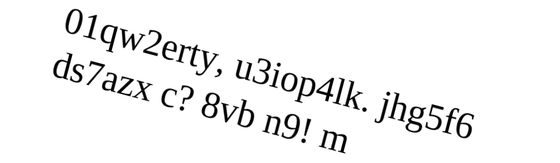
#> input picture LAB_09/CODE/zad2/serif2_to_repair.png, 560 x 163 px, shrunk from 910 x 264 before the run; its folder holds 5 pictures in this run
$ python zad2_multi_font.py
#> lines starting #> are read from the running program, lines starting #| are printed output that depends on the picture; after the words box and inside, x2 and y2 are one past the last pixel; in counts of white or black regions, pixels touching at a corner belong together; long printed decimals are rounded
### LAB_09/CODE/zad2/angle.py
import numpy as np
import cv2
import math
from scipy import ndimage


def repair_image(filename):
#> called with filename = 'serif2_to_repair.png'
    img_before = cv2.imread(filename)
#> img_before is the input picture: shape (163, 560, 3); min 0, max 255, mean 242
    img_before = cv2.bitwise_not(img_before)
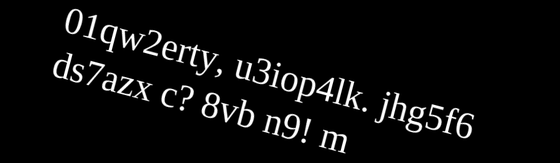
#> img_before: shape (163, 560, 3); min 0, max 255, mean 13
    # cv2.imshow("Before", img_before)
    # key = cv2.waitKey(0)
    img_gray = cv2.cvtColor(img_before, cv2.COLOR_BGR2GRAY)
    img_edges = cv2.Canny(img_gray, 100, 100, apertureSize=3)
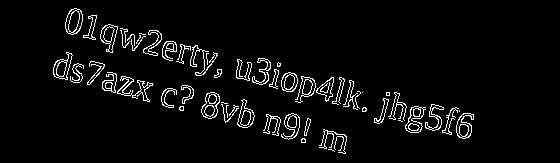
#> img_edges: shape (163, 560); 4.4% white in thin lines or dots, all inside (x1, y1, x2, y2) = (53, 8, 474, 154)
    lines = cv2.HoughLinesP(img_edges, 1, math.pi / 180.0, 100, minLineLength=20, maxLineGap=5)
#> lines = 16 rows, first 6: [389, 118, 434, 130], [421, 124, 468, 137], [236, 77, 262, 84], [163, 57, 183, 63], [157, 38, 207, 51], [345, 103, 366, 108]
    angles = []
    for [[x1, y1, x2, y2]] in lines:
        # cv2.line(img_before, (x1, y1), (x2, y2), (255, 0, 0), 3)
        angle = math.degrees(math.atan2(y2 - y1, x2 - x1))
        angles.append(angle)
#> this loop made 16 passes
#> (x1, y1, x2, y2, angle) on passes 1 to 12: (389, 118, 434, 130, 14.93), (421, 124, 468, 137, 15.46), (236, 77, 262, 84, 15.07), (163, 57, 183, 63, 16.7), (157, 38, 207, 51, 14.57), (345, 103, 366, 108, 13.39), (384, 101, 439, 116, 15.26), (236, 74, 311, 94, 14.93), (243, 78, 269, 85, 15.07), (103, 89, 148, 101, 14.93), (189, 46, 217, 53, 14.04), (323, 129, 345, 135, 15.26)
#> after the loop, angles = [14.93, 15.46, 15.07, 16.7, 14.57, 13.39, 15.26, 14.93, 15.07, 14.93, 14.04, 15.26, 14.04, 14.04, 16.7, 16.5]
    # cv2.imshow("Detected lines", img_before)
    # key = cv2.waitKey(0)
    median_angle = np.median(angles)
#> median_angle = 15
    print("Angle: " + str(median_angle))
#| Angle: 15.000
    if median_angle == 0:
        print("No need to rotate image")
        return filename
    print("Rotating image...")
    img_rotated = ndimage.rotate(img_before, median_angle)
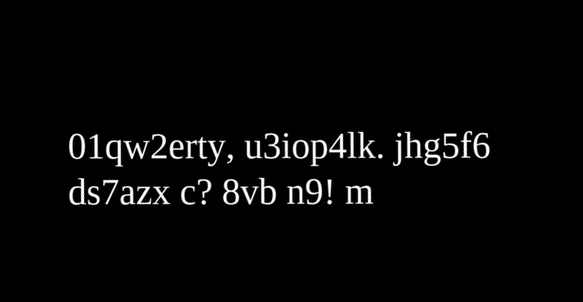
#> img_rotated: shape (302, 583, 3); min 0, max 255, mean 6.8
    img_rotated = cv2.bitwise_not(img_rotated)
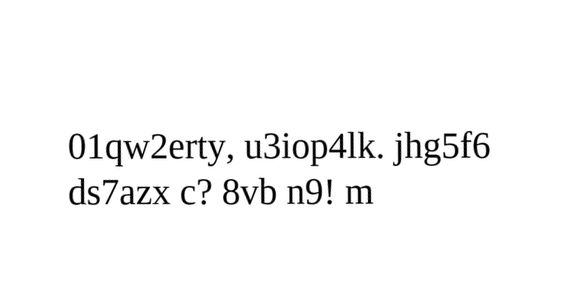
#> img_rotated: shape (302, 583, 3); min 0, max 255, mean 248.2

    arr = filename.split(".")
    rotated_filename = arr[0] + "_rotated.png"
    cv2.imwrite(rotated_filename, img_rotated)
    return rotated_filename

### LAB_09/CODE/zad2/zad2_multi_font.py
import os
import numpy as np
import PIL.Image
import PIL.ImageDraw
import scipy.sparse.linalg
from numpy.fft import fft2, ifft2
from PIL import Image, ImageOps, ImageFont
import matplotlib.pyplot as plt

from angle import repair_image

chars = "abcdefghijklmnopqrstuvwxyz0123456789.,?!"
special = {
    "z": 1,
    ".": 1,
    ",": 1,
    "?": 1,
    "!": 1
}


# [21 lines left out: functions load_letter, reduce_noise, prepare_image_data, not called in this run]


def fill_frame(image_loaded, start_x, start_y, x, y, pattern_width, pattern_height):
    if x == 0 or y == 0 or x == pattern_width - 1 or y == pattern_height - 1:
        image_loaded[start_x - x, start_y - y] = (255, 0, 0)


# [66 lines left out: functions do_overlap, surface, check_better_new_letter, find_height_levels, reduce_height_levels, change_letters_levels and 2 more, not called in this run]


def image_pattern_solution(analyzed_image, coefficient, fill_strategy, size):
    fonts, space_widths, line_heights = [], [], []
#> (the run stopped early here; a loop or call above may not have finished)
